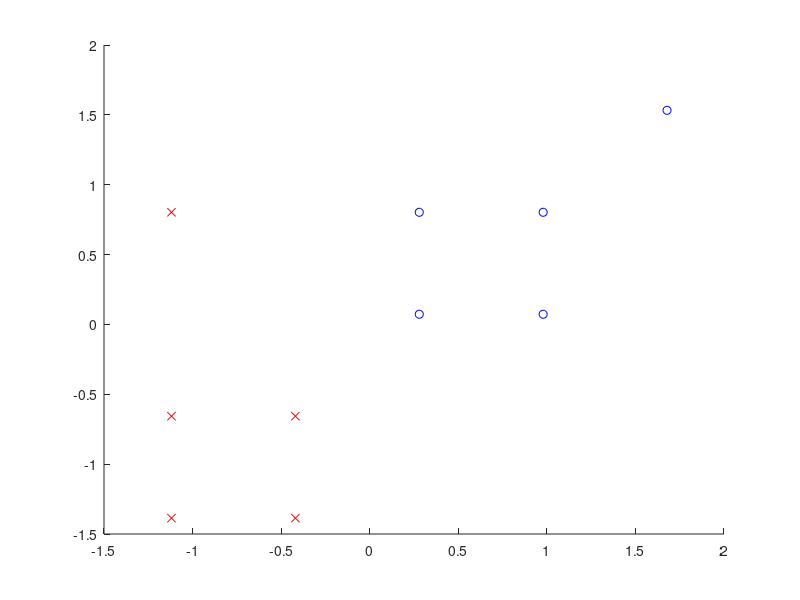

Write the MATLAB code that produced this figure. (Note: this script raises an error after producing the figure.)
X = [
    0 0;
    0 1;
    1 0;
    1 1;
    0 3;

    2 2;
    2 3;
    3 2;
    3 3;
    4 4;
];

y = [
    0;
    0;
    0;
    0;
    0;
    
    1;
    1;
    1;
    1;
    1;
];


m = size(X, 1);
n = size(X, 2);

[X, mu, sigma] = normalize(X);


hold on
plot(X(1:5,1), X(1:5,2), 'rx')
plot(X(6:10,1), X(6:10,2), 'bo')


X = [ones(m, 1), X(:,:)];



theta = [
    0;
    0;
    0;
];

alpha = 30;
num_iters = 100;

[theta, J_history] = logisticGradientDescent(X, y, theta, alpha, num_iters);

theta

a = -4:1:4

plot(a, ((-theta(1) - (theta(2) * a)) / theta(3)))
